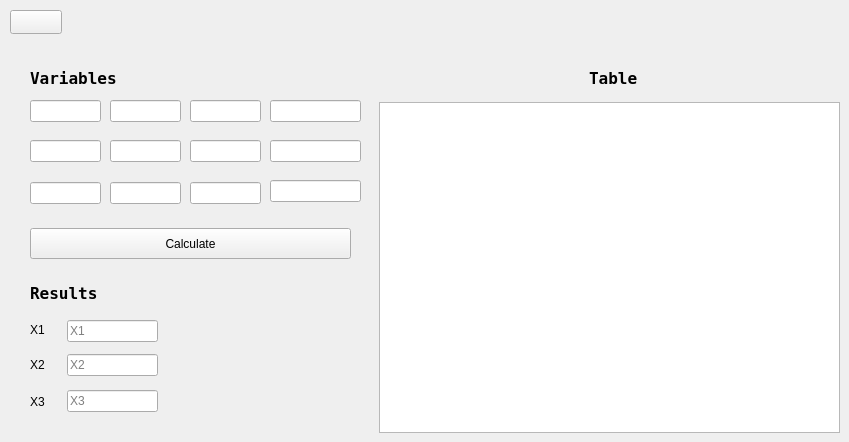
   <widget class="QWidget" name="gaussin_elimination_tab">
    <property name="enabled">
     <bool>true</bool>
    </property>
    <attribute name="title">
     <string>guassin</string>
    </attribute>
    <widget class="QPushButton" name="back_7">
     <property name="geometry">
      <rect>
       <x>10</x>
       <y>10</y>
       <width>52</width>
       <height>24</height>
      </rect>
     </property>
     <property name="text">
      <string/>
     </property>
     <property name="icon">
      <iconset>
       <normaloff>arrow.png</normaloff>arrow.png</iconset>
     </property>
    </widget>
    <widget class="QLabel" name="Variables_text_gaussin">
     <property name="geometry">
      <rect>
       <x>30</x>
       <y>70</y>
       <width>131</width>
       <height>16</height>
      </rect>
     </property>
     <property name="font">
      <font>
       <family>Terminal</family>
       <pointsize>12</pointsize>
       <bold>true</bold>
      </font>
     </property>
     <property name="text">
      <string>Variables</string>
     </property>
    </widget>
    <widget class="QLineEdit" name="a11_gaussin">
     <property name="geometry">
      <rect>
       <x>30</x>
       <y>100</y>
       <width>71</width>
       <height>22</height>
      </rect>
     </property>
    </widget>
    <widget class="QLabel" name="Table_text_gaussin">
     <property name="geometry">
      <rect>
       <x>589</x>
       <y>70</y>
       <width>71</width>
       <height>16</height>
      </rect>
     </property>
     <property name="font">
      <font>
       <family>Terminal</family>
       <pointsize>12</pointsize>
       <bold>true</bold>
      </font>
     </property>
     <property name="text">
      <string>Table</string>
     </property>
    </widget>
    <widget class="QTableWidget" name="table_guassin">
     <property name="geometry">
      <rect>
       <x>379</x>
       <y>102</y>
       <width>461</width>
       <height>331</height>
      </rect>
     </property>
     <attribute name="horizontalHeaderStretchLastSection">
      <bool>true</bool>
     </attribute>
    </widget>
    <widget class="QLineEdit" name="a12_gaussin">
     <property name="geometry">
      <rect>
       <x>110</x>
       <y>100</y>
       <width>71</width>
       <height>22</height>
      </rect>
     </property>
    </widget>
    <widget class="QLineEdit" name="a13_gaussin">
     <property name="geometry">
      <rect>
       <x>190</x>
       <y>100</y>
       <width>71</width>
       <height>22</height>
      </rect>
     </property>
    </widget>
    <widget class="QLineEdit" name="a21_gaussin">
     <property name="geometry">
      <rect>
       <x>30</x>
       <y>140</y>
       <width>71</width>
       <height>22</height>
      </rect>
     </property>
    </widget>
    <widget class="QLineEdit" name="a22_gaussin">
     <property name="geometry">
      <rect>
       <x>110</x>
       <y>140</y>
       <width>71</width>
       <height>22</height>
      </rect>
     </property>
    </widget>
    <widget class="QLineEdit" name="a23_gaussin">
     <property name="geometry">
      <rect>
       <x>190</x>
       <y>140</y>
       <width>71</width>
       <height>22</height>
      </rect>
     </property>
    </widget>
    <widget class="QLineEdit" name="a31_gaussin">
     <property name="geometry">
      <rect>
       <x>30</x>
       <y>182</y>
       <width>71</width>
       <height>22</height>
      </rect>
     </property>
    </widget>
    <widget class="QLineEdit" name="a33_gaussin">
     <property name="geometry">
      <rect>
       <x>190</x>
       <y>182</y>
       <width>71</width>
       <height>22</height>
      </rect>
     </property>
    </widget>
    <widget class="QLineEdit" name="a32_gaussin">
     <property name="geometry">
      <rect>
       <x>110</x>
       <y>182</y>
       <width>71</width>
       <height>22</height>
      </rect>
     </property>
    </widget>
    <widget class="QLineEdit" name="X1_result_gaussin">
     <property name="geometry">
      <rect>
       <x>67</x>
       <y>320</y>
       <width>91</width>
       <height>22</height>
      </rect>
     </property>
     <property name="placeholderText">
      <string>X1</string>
     </property>
    </widget>
    <widget class="QLabel" name="X2_text_gaussin">
     <property name="geometry">
      <rect>
       <x>30</x>
       <y>355</y>
       <width>31</width>
       <height>20</height>
      </rect>
     </property>
     <property name="text">
      <string>X2</string>
     </property>
    </widget>
    <widget class="QLabel" name="X1_text_gaussin">
     <property name="geometry">
      <rect>
       <x>30</x>
       <y>320</y>
       <width>31</width>
       <height>20</height>
      </rect>
     </property>
     <property name="text">
      <string>X1</string>
     </property>
    </widget>
    <widget class="QLineEdit" name="X2_result_gaussin">
     <property name="geometry">
      <rect>
       <x>67</x>
       <y>354</y>
       <width>91</width>
       <height>22</height>
      </rect>
     </property>
     <property name="placeholderText">
      <string>X2</string>
     </property>
    </widget>
    <widget class="QLabel" name="Results_text_gaussin">
     <property name="geometry">
      <rect>
       <x>30</x>
       <y>285</y>
       <width>131</width>
       <height>16</height>
      </rect>
     </property>
     <property name="font">
      <font>
       <family>Terminal</family>
       <pointsize>12</pointsize>
       <bold>true</bold>
      </font>
     </property>
     <property name="text">
      <string>Results</string>
     </property>
    </widget>
    <widget class="QLineEdit" name="sol_gaussin">
     <property name="geometry">
      <rect>
       <x>270</x>
       <y>100</y>
       <width>91</width>
       <height>22</height>
      </rect>
     </property>
    </widget>
    <widget class="QLineEdit" name="sol_gaussin_2">
     <property name="geometry">
      <rect>
       <x>270</x>
       <y>140</y>
       <width>91</width>
       <height>22</height>
      </rect>
     </property>
    </widget>
    <widget class="QLineEdit" name="sol_gaussin_3">
     <property name="geometry">
      <rect>
       <x>270</x>
       <y>180</y>
       <width>91</width>
       <height>22</height>
      </rect>
     </property>
    </widget>
    <widget class="QPushButton" name="gaussin_calc_btn">
     <property name="geometry">
      <rect>
       <x>30</x>
       <y>228</y>
       <width>321</width>
       <height>31</height>
      </rect>
     </property>
     <property name="text">
      <string>Calculate</string>
     </property>
    </widget>
    <widget class="QLabel" name="X3_text_gaussin">
     <property name="geometry">
      <rect>
       <x>30</x>
       <y>392</y>
       <width>31</width>
       <height>20</height>
      </rect>
     </property>
     <property name="text">
      <string>X3</string>
     </property>
    </widget>
    <widget class="QLineEdit" name="X3_result_gaussin">
     <property name="geometry">
      <rect>
       <x>67</x>
       <y>390</y>
       <width>91</width>
       <height>22</height>
      </rect>
     </property>
     <property name="placeholderText">
      <string>X3</string>
     </property>
    </widget>
   </widget>
